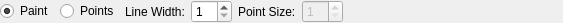
<?xml version="1.0" encoding="UTF-8"?>
<ui version="4.0">
 <class>GridAttributeNodeSettingEditWidget</class>
 <widget class="QWidget" name="GridAttributeNodeSettingEditWidget">
  <property name="geometry">
   <rect>
    <x>0</x>
    <y>0</y>
    <width>563</width>
    <height>23</height>
   </rect>
  </property>
  <property name="windowTitle">
   <string>Form</string>
  </property>
  <layout class="QHBoxLayout" name="horizontalLayout">
   <property name="leftMargin">
    <number>0</number>
   </property>
   <property name="topMargin">
    <number>0</number>
   </property>
   <property name="rightMargin">
    <number>0</number>
   </property>
   <property name="bottomMargin">
    <number>0</number>
   </property>
   <item>
    <widget class="QRadioButton" name="paintRadioButton">
     <property name="text">
      <string>Paint</string>
     </property>
     <property name="checked">
      <bool>true</bool>
     </property>
    </widget>
   </item>
   <item>
    <widget class="QRadioButton" name="pointsRadioButton">
     <property name="text">
      <string>Points</string>
     </property>
    </widget>
   </item>
   <item>
    <widget class="QLabel" name="lineWidthLabel">
     <property name="text">
      <string>Line Width:</string>
     </property>
    </widget>
   </item>
   <item>
    <widget class="QSpinBox" name="lineWidthSpinBox">
     <property name="minimum">
      <number>1</number>
     </property>
    </widget>
   </item>
   <item>
    <widget class="QLabel" name="pointSizeLabel">
     <property name="text">
      <string>Point Size:</string>
     </property>
    </widget>
   </item>
   <item>
    <widget class="QSpinBox" name="pointSizeSpinBox">
     <property name="enabled">
      <bool>false</bool>
     </property>
     <property name="minimum">
      <number>1</number>
     </property>
    </widget>
   </item>
   <item>
    <widget class="OpacityContainerWidget" name="opacityWidget" native="true"/>
   </item>
   <item>
    <spacer name="horizontalSpacer">
     <property name="orientation">
      <enum>Qt::Horizontal</enum>
     </property>
     <property name="sizeHint" stdset="0">
      <size>
       <width>228</width>
       <height>20</height>
      </size>
     </property>
    </spacer>
   </item>
  </layout>
 </widget>
 <customwidgets>
  <customwidget>
   <class>OpacityContainerWidget</class>
   <extends>QWidget</extends>
   <header>guibase/widget/opacitycontainerwidget.h</header>
   <container>1</container>
  </customwidget>
 </customwidgets>
 <resources/>
 <connections>
  <connection>
   <sender>pointsRadioButton</sender>
   <signal>toggled(bool)</signal>
   <receiver>pointSizeSpinBox</receiver>
   <slot>setEnabled(bool)</slot>
   <hints>
    <hint type="sourcelabel">
     <x>75</x>
     <y>9</y>
    </hint>
    <hint type="destinationlabel">
     <x>295</x>
     <y>12</y>
    </hint>
   </hints>
  </connection>
  <connection>
   <sender>paintRadioButton</sender>
   <signal>toggled(bool)</signal>
   <receiver>lineWidthSpinBox</receiver>
   <slot>setEnabled(bool)</slot>
   <hints>
    <hint type="sourcelabel">
     <x>32</x>
     <y>11</y>
    </hint>
    <hint type="destinationlabel">
     <x>193</x>
     <y>10</y>
    </hint>
   </hints>
  </connection>
 </connections>
</ui>
